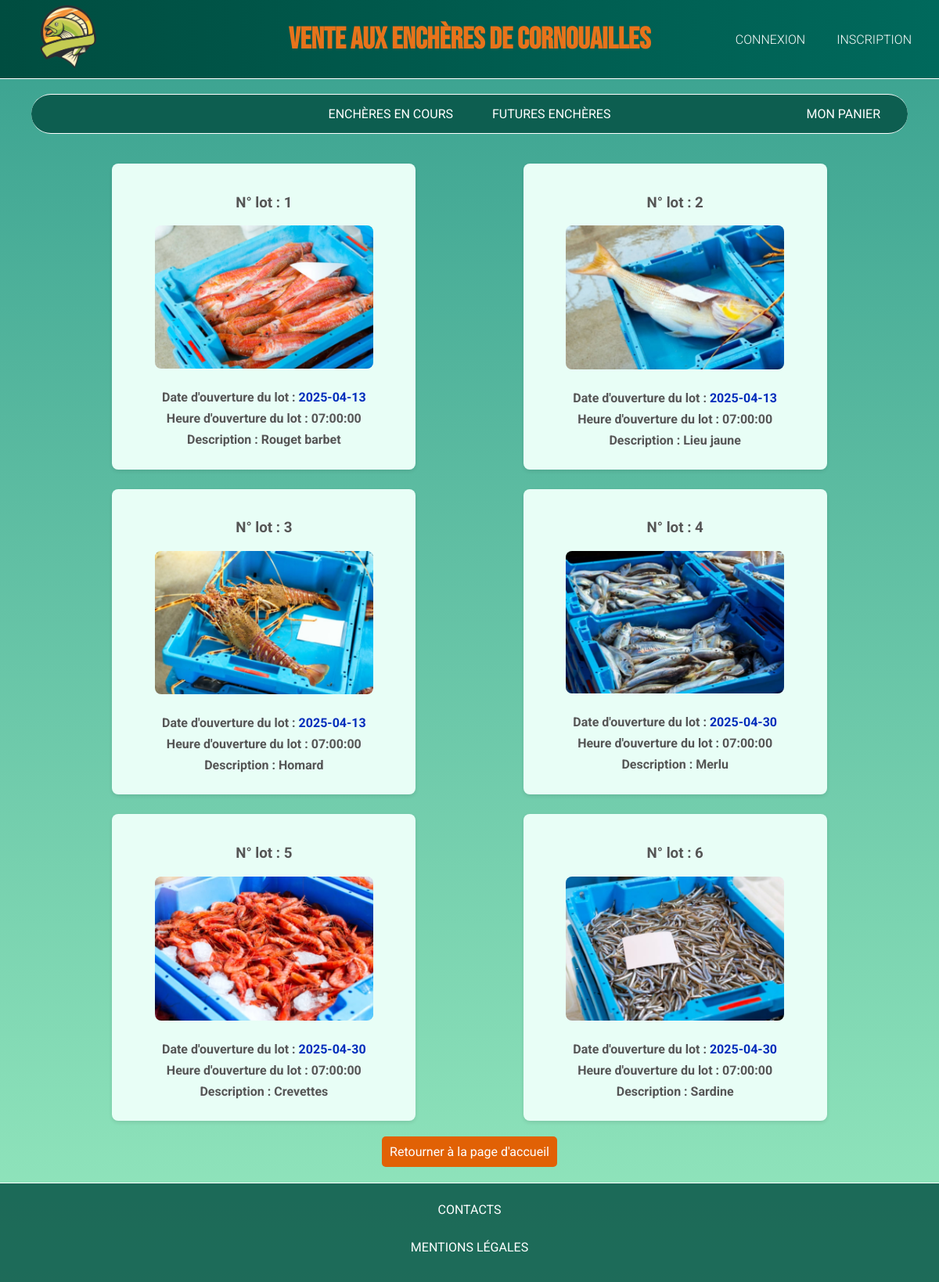
The app's page /siteCriee/welcome/contenu/FuturesEncheres, older data.
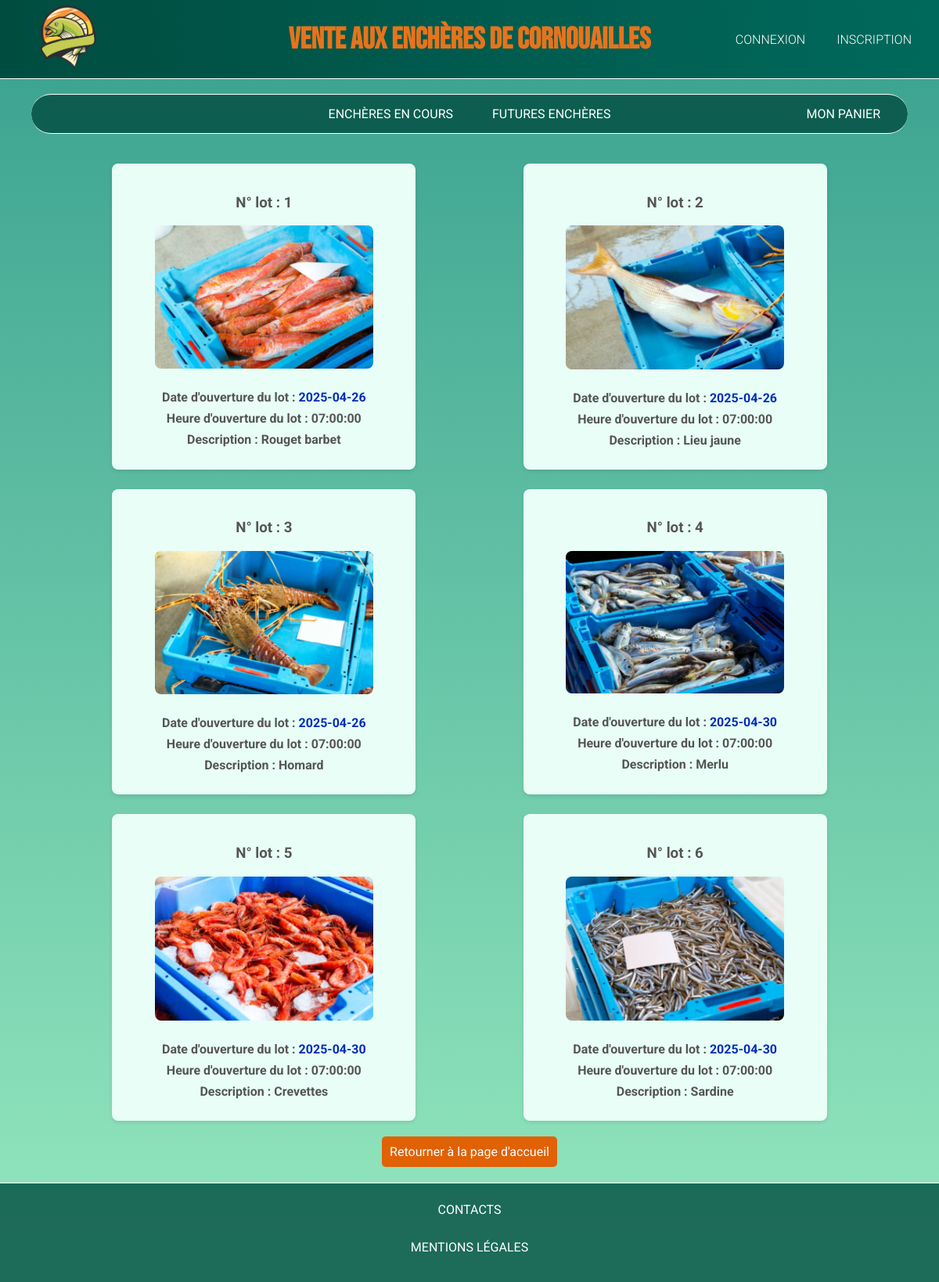
The same page, newer data.
### tables this page shows
CREATE TABLE lot (
    IdLot INT AUTO_INCREMENT,
    IdBateau INT NOT NULL,
    datePeche DATE NOT NULL,
    IdEspece INT NOT NULL,
    IdTaille INT NOT NULL,
    IdPresentation INT NOT NULL,
    IdBac INT NOT NULL,
    IdQualite INT NOT NULL,
    idImage INT NOT NULL,
    poidsBrutLot DECIMAL(10, 2) NOT NULL,
    prixDepart DECIMAL(10, 2) NOT NULL,
    prixEnchereActuelle DECIMAL(10, 2) NOT NULL,
    prixFinal DECIMAL(10, 2),
    dateOuverture DATE,
    dateFin DATE,
    heureOuverture TIME,
    heureFin TIME,
    statut VARCHAR(50),
    IdFacture INT,
    IdAdmin INT NOT NULL, 
    PRIMARY KEY (IdLot,IdBateau,datePeche),
    FOREIGN KEY (IdBateau, datePeche) REFERENCES peche(IdBateau, datePeche),
    FOREIGN KEY (IdAdmin) REFERENCES administrateur(IdAdmin),
    FOREIGN KEY (idImage) REFERENCES image(IdImage),
    FOREIGN KEY (IdEspece) REFERENCES espece(IdEspece),
    FOREIGN KEY (IdTaille) REFERENCES taille(IdTaille),
    FOREIGN KEY (IdPresentation) REFERENCES presentation(IdPresentation),
    FOREIGN KEY (IdBac) REFERENCES bac(IdBac),
    FOREIGN KEY (IdQualite) REFERENCES qualite(IdQualite),
    FOREIGN KEY (IdFacture) REFERENCES facture(IdFacture)
);

CREATE TABLE image (
    IdImage INT AUTO_INCREMENT PRIMARY KEY,
    ImageLot VARCHAR(255) NOT NULL
    
);

CREATE TABLE espece (
    IdEspece INT PRIMARY KEY,
    nomScientifique VARCHAR(255) NOT NULL,
    nomCommun VARCHAR(255) NOT NULL
);

### siteCriee/application/controllers/Welcome.php (called while the page is built, shortened)
<?php
class Welcome extends CI_Controller {
	 public function __construct() {
		$this->load->database();
		$this->load->helper('url_helper');
		$this->load->model('model_criee','requetes');
		$this->load->library('form_validation');
		$this->load->helper('form');
		$this->load->library('session');
	}
	public function contenu($id)
	{
		$this->requetes->updateEncheresOuvertes();
		$this->requetes->updateEncheresExpirees();
		$this->load->view('enTete');
		if($id=="FuturesEncheres")
		{
			$data['labelFuturesEncheres']= $this->requetes->getLotsFutures();
			$this->load->view('futuresencheres',$data);
		}
		$this->load->view('piedPage',NULL);
	}
}

### siteCriee/index.php (called while the page is built, shortened)
<?php
require_once BASEPATH.'core/CodeIgniter.php';

### siteCriee/application/models/model_criee.php (called while the page is built, shortened)
<?php if ( ! defined('BASEPATH')) exit('No direct script access allowed');
class Model_criee extends CI_Model
{
    public function getLotsFutures()
    {
        $search = "SELECT * FROM lot, bateau, espece, taille, bac, qualite, image , presentation WHERE bateau.IdBateau = lot.IdBateau AND espece.IdEspece = lot.IdEspece AND taille.IdTaille = lot.IdTaille AND bac.IdBac = lot.IdBac AND qualite.IdQualite = lot.IdQualite AND image.IdImage = lot.idImage AND presentation.IdPresentation = lot.IdPresentation AND statut = 'future'";
        $result = $this->db->conn_id->prepare($search);
        $result->execute();
        $query_result = $result->fetchAll(PDO::FETCH_ASSOC);
        return $query_result;
    }
    public function updateEncheresOuvertes() {
        $sql = "UPDATE lot
                SET statut = 'ouverte'
                WHERE statut = 'future'
                AND TIMESTAMP(dateOuverture, heureOuverture) <= NOW()";
        $this->db->query($sql);
    }
    public function updateEncheresExpirees() {
        $sql = "UPDATE lot
                SET statut = 'fermee'
                WHERE statut = 'ouverte'
                AND TIMESTAMP(dateFin, heureFin) <= NOW()";
        $this->db->query($sql);
    }
}
?>

### siteCriee/application/views/futuresencheres.php (the view)
<body>
	<br><br>
		<div class="produits-container">
			<?php
			foreach ($labelFuturesEncheres as $row) {
				echo "<form class = 'produits'>";
				echo "<div>";
				echo "<h3>N° lot : " . $row['IdLot'] . "</h3>";
				echo "<img src='" .base_url()."/assets/". $row['ImageLot'] . "' alt=''>";
				echo "<p>Date d'ouverture du lot : <span id='date'>" . $row['dateOuverture'] . "</span></p>";
				echo "<p>Heure d'ouverture du lot : " . $row['heureOuverture'] . "</p>";
				echo "<p>Description : " . $row['nomCommun'] . "</p>";
				echo "</div>";
				echo "</form>";
			}
			?>
		</div>
		<div class="bouton-retour">
			<a href="<?php echo site_url('welcome/contenu/Accueil');?>" class="buttonRetour">Retourner à la page d'accueil</a>
		</div>
	</body>

Row changes from the older to the newer data that the page shows:
changed lot "Rouget barbet": dateOuverture "2025-04-13" → "2025-04-26"
changed lot "Lieu jaune": dateOuverture "2025-04-13" → "2025-04-26"
changed lot "Homard": dateOuverture "2025-04-13" → "2025-04-26"
